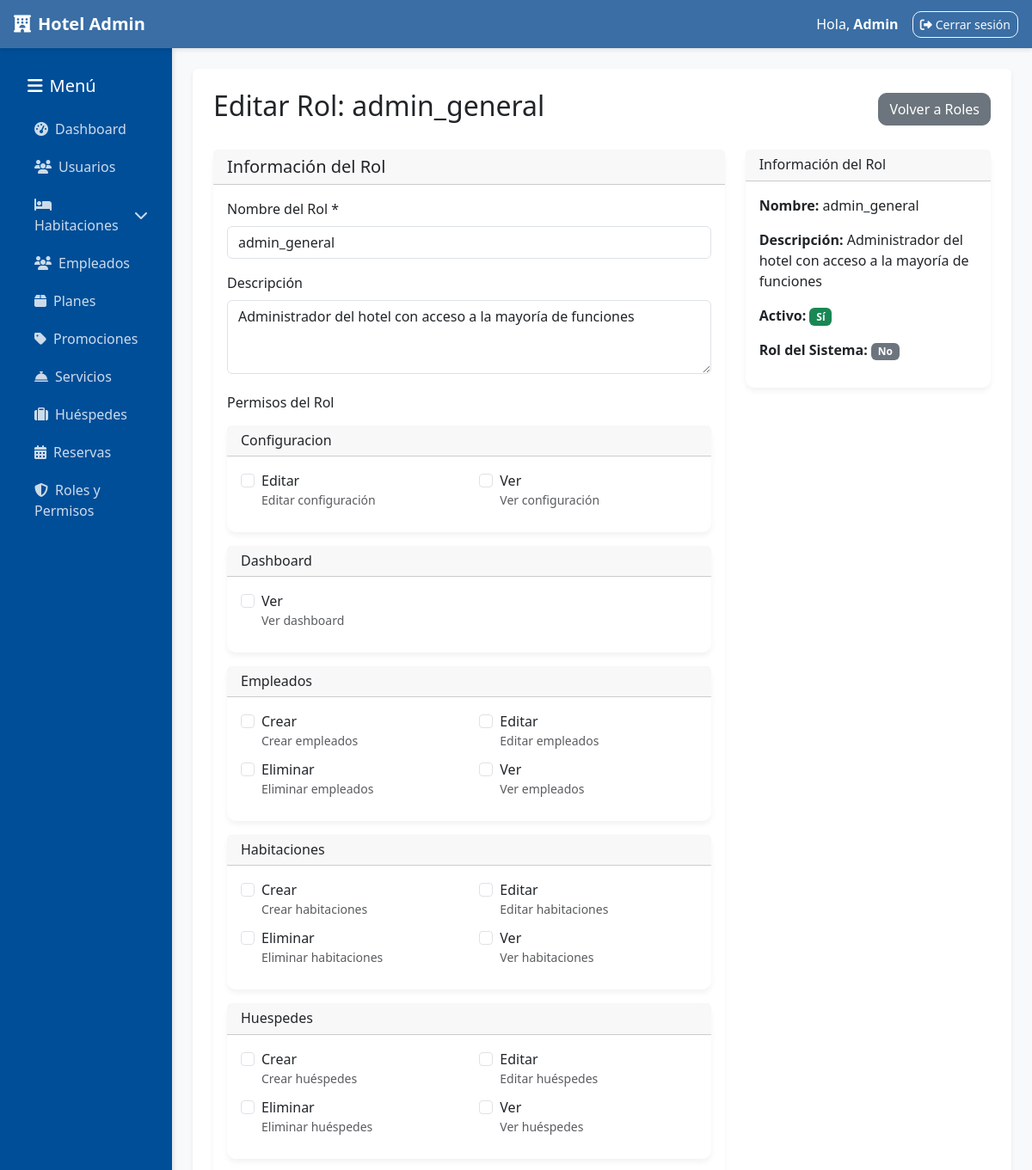
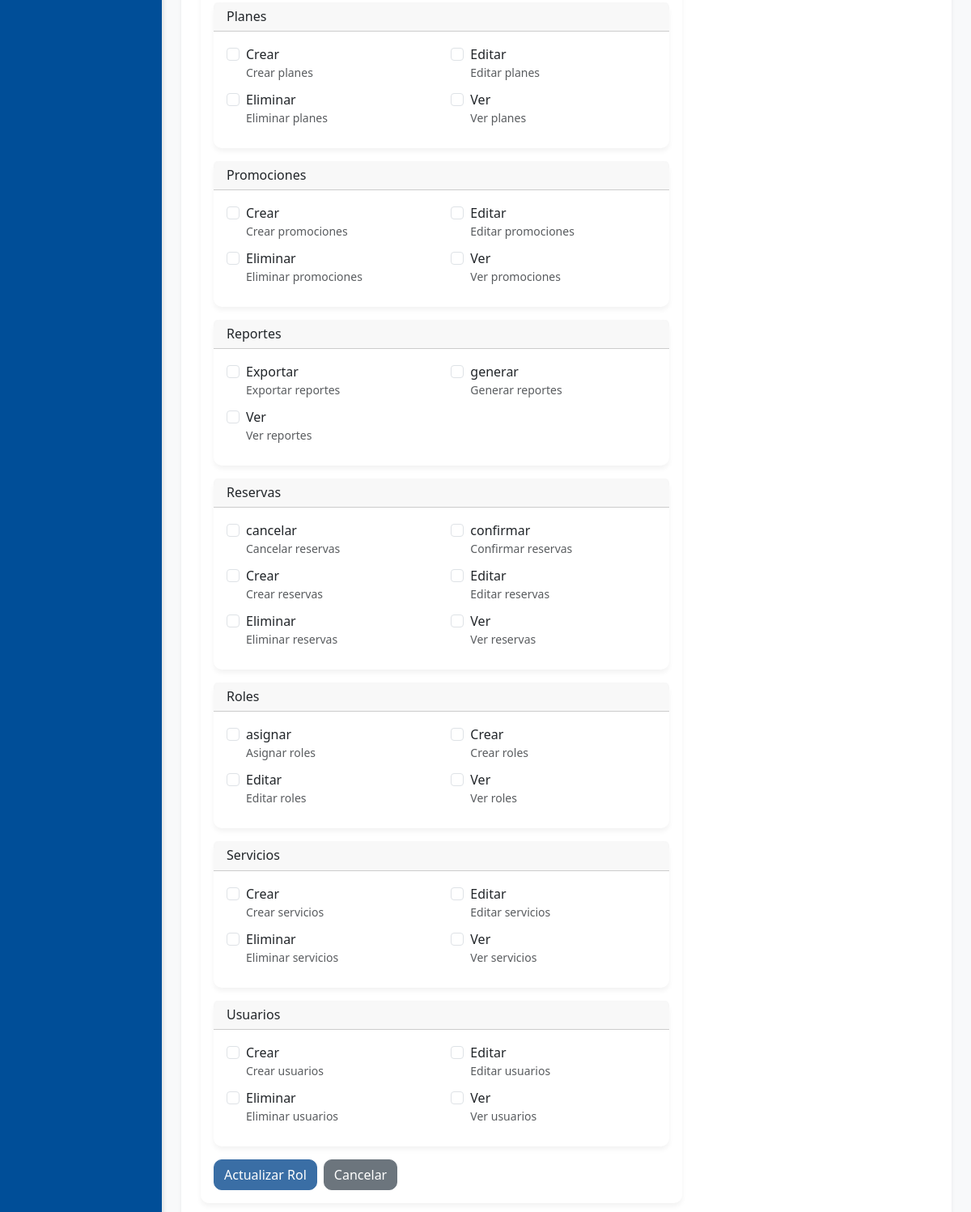
Page /administracion/roles/editar/2/ (signed in) on the committed database (2 pictures, top to bottom).
### administracion/models.py (models this page shows, shortened)
class Rol(models.Model):
    ROLES_CHOICES = [
        ('super_admin', 'Super Administrador'),
        ('admin_general', 'Administrador General'),
        ('admin_habitaciones', 'Administrador de Habitaciones'),
        ('admin_empleados', 'Administrador de Empleados'),
        ('admin_servicios', 'Administrador de Servicios'),
        ('admin_huespedes', 'Administrador de Huéspedes'),
        ('admin_reservas', 'Administrador de Reservas'),
        ('recepcionista', 'Recepcionista'),
        ('solo_lectura', 'Solo Lectura'),
    ]
    nombre = models.CharField(max_length=50, choices=ROLES_CHOICES, unique=True)
    descripcion = models.TextField(blank=True)
    activo = models.BooleanField(default=True)
    class Meta:
        ordering = ['nombre']
        verbose_name = 'Rol'
        verbose_name_plural = 'Roles'

class Permiso(models.Model):
    MODULOS_CHOICES = [
        ('empleados', 'Empleados'),
        ('habitaciones', 'Habitaciones'),
        ('planes', 'Planes'),
        ('promociones', 'Promociones'),
        ('servicios', 'Servicios'),
        ('huespedes', 'Huéspedes'),
        ('reservas', 'Reservas'),
        ('usuarios', 'Usuarios'),
        ('dashboard', 'Dashboard'),
    ]
    ACCIONES_CHOICES = [
        ('ver', 'Ver'),
        ('crear', 'Crear'),
        ('editar', 'Editar'),
        ('eliminar', 'Eliminar'),
        ('exportar', 'Exportar'),
        ('aprobar', 'Aprobar'),
    ]
    modulo = models.CharField(max_length=50, choices=MODULOS_CHOICES)
    accion = models.CharField(max_length=50, choices=ACCIONES_CHOICES)
    descripcion = models.TextField(blank=True)
    class Meta:
        unique_together = ['modulo', 'accion']
        ordering = ['modulo', 'accion']
        verbose_name = 'Permiso'
        verbose_name_plural = 'Permisos'

### administracion/views.py (the view, shortened to what this page needs)
# urls.py: path('roles/editar/<int:pk>/', views.roles_edit, name='roles_edit'),
@requiere_staff_y_permiso('roles', 'editar')
def roles_edit(request, pk):
    try:
        rol = Rol.objects.get(pk=pk)
    except Rol.DoesNotExist:
        messages.error(request, "El rol no existe.")
        return redirect('administracion:roles_list')
    if not rol.activo:
        messages.error(request, "No se pueden editar roles inactivos.")
        return redirect('administracion:roles_list')
    permisos = Permiso.objects.all().order_by('modulo', 'accion')
    permisos_por_modulo = {}
    permisos_asignados = set(rol.permisos.values_list('id', flat=True))
    for permiso in permisos:
        if permiso.modulo not in permisos_por_modulo:
            permisos_por_modulo[permiso.modulo] = []
        permisos_por_modulo[permiso.modulo].append(permiso)
    context = {
        'rol': rol,
        'permisos_por_modulo': permisos_por_modulo,
        'permisos_asignados': permisos_asignados,
    }
    return render(request, 'administracion/roles_edit.html', context)

### administracion/permissions.py (called while the page is built, shortened)
def usuario_tiene_permiso(usuario, modulo, accion):
    if not usuario.is_authenticated:
        return False
    if usuario.is_superuser:
        return True

def obtener_roles_usuario(usuario):
    if not usuario.is_authenticated:
        return []
    return UsuarioRol.objects.filter(
        usuario=usuario,
        activo=True,
        rol__activo=True
    ).select_related('rol')

def es_super_admin(usuario):
    if not usuario.is_authenticated:
        return False
    if usuario.is_superuser:
        return True

def obtener_permisos_usuario(usuario):
    if not usuario.is_authenticated:
        return {}
    if usuario.is_superuser:
        from .models import Permiso
        permisos = Permiso.objects.all()
        permisos_dict = {}
        for permiso in permisos:
            if permiso.modulo not in permisos_dict:
                permisos_dict[permiso.modulo] = []
            permisos_dict[permiso.modulo].append(permiso.accion)
        return permisos_dict

def permisos_context(request):
    if request.user.is_authenticated:
        permisos_raw = obtener_permisos_usuario(request.user)
        return {
            'user_permissions': permisos_raw,
            'permisos': convertir_permisos_para_template(permisos_raw),
            'user_roles': [ur.rol for ur in obtener_roles_usuario(request.user)],
            'is_super_admin': es_super_admin(request.user),
        }
    return {}

### administracion/templates/administracion/roles_edit.html (shortened to what this page needs)
{% extends 'administracion/base_admin.html' %}
{% block content %}
<div class="d-flex justify-content-between align-items-center mb-4">
    <h2>Editar Rol: {{ rol.nombre }}</h2>
    <a href="{% url 'administracion:roles_list' %}" class="btn btn-secondary">Volver a Roles</a>
</div>
<div class="row">
    <div class="col-md-8">
        <div class="card">
            <div class="card-header">
                <h5 class="mb-0">Información del Rol</h5>
            </div>
            <div class="card-body">
                <form method="post">
                    <div class="mb-3">
                        <label for="nombre" class="form-label">Nombre del Rol *</label>
                        <input type="text" class="form-control" id="nombre" name="nombre"
                               value="{{ rol.nombre }}" required maxlength="50">
                    </div>
                    <div class="mb-3">
                        <label for="descripcion" class="form-label">Descripción</label>
                        <textarea class="form-control" id="descripcion" name="descripcion"
                                  rows="3" maxlength="200">{{ rol.descripcion }}</textarea>
                    </div>
                    <h6 class="mt-4 mb-3">Permisos del Rol</h6>
                    {% for modulo, permisos in permisos_por_modulo.items %}
                    <div class="card mb-3">
                        <div class="card-header">
                            <h6 class="mb-0">{{ modulo|title }}</h6>
                        </div>
                        <div class="card-body">
                            <div class="row">
                                {% for permiso in permisos %}
                                <div class="col-md-6 mb-2">
                                    <div class="form-check">
                                        <input class="form-check-input" type="checkbox"
                                               name="permisos" value="{{ permiso.id }}"
                                               id="permiso_{{ permiso.id }}"
                                               {% if permiso.id in permisos_asignados %}checked{% endif %}>
                                        <label class="form-check-label" for="permiso_{{ permiso.id }}">
                                            {{ permiso.get_accion_display }}
                                            {% if permiso.descripcion %}
                                            <small class="text-muted d-block">{{ permiso.descripcion }}</small>
                                            {% endif %}
                                        </label>
                                    </div>
                                </div>
                                {% endfor %}
                            </div>
                        </div>
                    </div>
                    {% endfor %}
                    <div class="d-flex gap-2">
                        <button type="submit" class="btn btn-primary">Actualizar Rol</button>
                        <a href="{% url 'administracion:roles_list' %}" class="btn btn-secondary">Cancelar</a>
                    </div>
                </form>
            </div>
        </div>
    </div>
    <div class="col-md-4">
        <div class="card">
            <div class="card-header">
                <h6 class="mb-0">Información del Rol</h6>
            </div>
            <div class="card-body">
                <p><strong>Nombre:</strong> {{ rol.nombre }}</p>
                <p><strong>Descripción:</strong> {{ rol.descripcion|default:"Sin descripción" }}</p>
                <p><strong>Activo:</strong>
                    {% if rol.activo %}
                        <span class="badge bg-success">Sí</span>
                    {% else %}
                        <span class="badge bg-danger">No</span>
                    {% endif %}
                </p>
                <p><strong>Rol del Sistema:</strong>
                    {% if rol.es_sistema %}
                        <span class="badge bg-info">Sí</span>
                    {% else %}
                        <span class="badge bg-secondary">No</span>
                    {% endif %}
                </p>
            </div>
        </div>
    </div>
</div>
{% endblock %}

### administracion/templates/administracion/base_admin.html (shortened to what this page needs)
{% load static %}
<!DOCTYPE html>
<html lang="es">
<head>
  <link href="https://cdn.jsdelivr.net/npm/bootstrap@5.3.3/dist/css/bootstrap.min.css" rel="stylesheet">
  <link rel="stylesheet" href="https://cdnjs.cloudflare.com/ajax/libs/font-awesome/6.4.0/css/all.min.css">
  <link rel="stylesheet" href="{% static 'css/admin.css' %}">
</head>
<body>
  <nav class="navbar navbar-expand-lg navbar-dark px-3">
    <a class="navbar-brand fw-bold" href="{% url 'administracion:dashboard' %}">
      <i class="fas fa-hotel me-2"></i>Hotel Admin
    </a>
    <div class="ms-auto d-flex align-items-center">
      <span class="text-white me-3">Hola, <b>{{ user.username|title }}</b></span>
      <a href="{% url 'administracion:admin_logout' %}" class="btn btn-outline-light btn-sm">
        <i class="fas fa-sign-out-alt me-1"></i>Cerrar sesión
      </a>
    </div>
  </nav>
  <div class="container-fluid">
    <div class="row">
      <aside class="col-12 col-md-3 col-lg-2 sidebar">
        <h5 class="text-white mb-3 mt-3 ps-3">
          <i class="fas fa-bars me-2"></i>Menú
        </h5>
        <ul class="nav flex-column ps-2">
          <li class="nav-item">
            <a class="nav-link ps-3" href="{% url 'administracion:dashboard' %}">
              <i class="fas fa-tachometer-alt me-2"></i>Dashboard
            </a>
          </li>
          {% if permisos.usuarios.ver %}
          <li class="nav-item">
            <a class="nav-link ps-3" href="{% url 'administracion:usuarios_list' %}">
              <i class="fas fa-users me-2"></i>Usuarios
            </a>
          </li>
          {% endif %}
          {% if permisos.habitaciones.ver %}
          <li class="nav-item">
            <a class="nav-link d-flex justify-content-between align-items-center ps-3"
               data-bs-toggle="collapse" href="#habitacionesSubmenu">
              <span><i class="fas fa-bed me-2"></i>Habitaciones</span>
              <i class="fas fa-chevron-down"></i>
            </a>
          </li>
          {% endif %}
          {% if permisos.empleados.ver %}
          <li class="nav-item">
            <a class="nav-link ps-3" href="{% url 'administracion:empleados_list' %}">
              <i class="fas fa-users me-2"></i>Empleados
            </a>
          </li>
          {% endif %}
          {% if permisos.planes.ver %}
          <li class="nav-item">
            <a class="nav-link ps-3" href="{% url 'administracion:planes_list' %}">
              <i class="fas fa-box me-2"></i>Planes
            </a>
          </li>
          {% endif %}
          {% if permisos.promociones.ver %}
          <li class="nav-item">
            <a class="nav-link ps-3" href="{% url 'administracion:promociones_list' %}">
              <i class="fas fa-tag me-2"></i>Promociones
            </a>
          </li>
          {% endif %}
          {% if permisos.servicios.ver %}
          <li class="nav-item">
            <a class="nav-link ps-3" href="{% url 'administracion:servicios_list' %}">
              <i class="fas fa-concierge-bell me-2"></i>Servicios
            </a>
          </li>
          {% endif %}
          {% if permisos.huespedes.ver %}
          <li class="nav-item">
            <a class="nav-link ps-3" href="{% url 'administracion:huespedes_list' %}">
              <i class="fas fa-suitcase me-2"></i>Huéspedes
            </a>
          </li>
          {% endif %}
          {% if permisos.reservas.ver %}
          <li class="nav-item">
            <a class="nav-link ps-3" href="{% url 'administracion:ver_reservas' %}">
              <i class="fas fa-calendar-alt me-2"></i>Reservas
            </a>
          </li>
          {% endif %}
          {% if permisos.roles.ver %}
          <li class="nav-item">
            <a class="nav-link ps-3" href="{% url 'administracion:roles_list' %}">
              <i class="fas fa-shield-alt me-2"></i>Roles y Permisos
            </a>
          </li>
          {% endif %}
        </ul>
      </aside>
      <main class="col-12 col-md-9 col-lg-10 p-4">
        <div class="content-wrapper bg-white p-4 rounded shadow-sm mb-4">
          {% block content %}{% endblock %}
        </div>
      </main>
    </div>
  </div>
</body>
</html>

### administracion/static/css/admin.css (style rules this page uses)
body { font-family: 'Segoe UI', system-ui, -apple-system, Roboto, Arial, sans-serif; }
.sidebar { background-color: #003d33; min-height: calc(100vh - 56px); padding: 16px; }
.sidebar .nav-link { color: #f5f5dc; margin-bottom: 8px; border-radius: 10px; padding: 8px 12px; }
.btn { border-radius: 10px; }

### administracion/templates/administracion/base_admin.html (style rules this page uses)
:root { --primary-color: #3a6ea5; --secondary-color: #004e98; --accent-color: #ff9505; --light-bg: #f8f9fa; --dark-bg: #343a40; }
body { background-color: var(--light-bg); font-family: 'Segoe UI', Tahoma, Geneva, Verdana, sans-serif; }
.sidebar { background-color: var(--secondary-color); min-height: calc(100vh - 56px); box-shadow: 2px 0 5px rgba(0,0,0,0.1); padding-top: 1rem; }
.sidebar .nav-link { color: rgba(255,255,255,0.8); border-radius: 5px; margin: 2px 0; transition: all 0.3s; }
.navbar { background-color: var(--primary-color) !important; box-shadow: 0 2px 5px rgba(0,0,0,0.1); }
.card { border: none; border-radius: 10px; box-shadow: 0 4px 6px rgba(0,0,0,0.05); transition: transform 0.3s; }
.btn-primary { background-color: var(--primary-color); border-color: var(--primary-color); }

### rows in the picture
Rol: nombre "admin_general", descripcion "Administrador del hotel con acceso a la mayoría de funciones"
Permiso: modulo "Configuracion", accion "Editar", descripcion "Editar configuración"
Permiso: accion "Ver", descripcion "Ver configuración"
Permiso: modulo "Dashboard", accion "Ver", descripcion "Ver dashboard"
Permiso: modulo "Empleados", accion "Crear", descripcion "Crear empleados"
Permiso: accion "Editar", descripcion "Editar empleados"
Permiso: accion "Eliminar", descripcion "Eliminar empleados"
Permiso: accion "Ver", descripcion "Ver empleados"
Permiso: modulo "Habitaciones", accion "Crear", descripcion "Crear habitaciones"
Permiso: accion "Editar", descripcion "Editar habitaciones"
Permiso: accion "Eliminar", descripcion "Eliminar habitaciones"
Permiso: accion "Ver", descripcion "Ver habitaciones"
Permiso: modulo "Huespedes", accion "Crear", descripcion "Crear huéspedes"
Permiso: accion "Editar", descripcion "Editar huéspedes"
Permiso: accion "Eliminar", descripcion "Eliminar huéspedes"
Permiso: accion "Ver", descripcion "Ver huéspedes"
Permiso: modulo "Planes", accion "Crear", descripcion "Crear planes"
Permiso: accion "Editar", descripcion "Editar planes"
Permiso: accion "Eliminar", descripcion "Eliminar planes"
Permiso: accion "Ver", descripcion "Ver planes"
Permiso: modulo "Promociones", accion "Crear", descripcion "Crear promociones"
Permiso: accion "Editar", descripcion "Editar promociones"
Permiso: accion "Eliminar", descripcion "Eliminar promociones"
Permiso: accion "Ver", descripcion "Ver promociones"
Permiso: modulo "Reportes", accion "Exportar", descripcion "Exportar reportes"
Permiso: accion "generar", descripcion "Generar reportes"
Permiso: accion "Ver", descripcion "Ver reportes"
Permiso: modulo "Reservas", accion "cancelar", descripcion "Cancelar reservas"
Permiso: accion "confirmar", descripcion "Confirmar reservas"
Permiso: accion "Crear", descripcion "Crear reservas"
Permiso: accion "Editar", descripcion "Editar reservas"
Permiso: accion "Eliminar", descripcion "Eliminar reservas"
Permiso: accion "Ver", descripcion "Ver reservas"
Permiso: modulo "Roles", accion "asignar", descripcion "Asignar roles"
Permiso: accion "Crear", descripcion "Crear roles"
Permiso: accion "Editar", descripcion "Editar roles"
Permiso: accion "Ver", descripcion "Ver roles"
Permiso: modulo "Servicios", accion "Crear", descripcion "Crear servicios"
Permiso: accion "Editar", descripcion "Editar servicios"
Permiso: accion "Eliminar", descripcion "Eliminar servicios"
Permiso: accion "Ver", descripcion "Ver servicios"
Permiso: modulo "Usuarios", accion "Crear", descripcion "Crear usuarios"
Permiso: accion "Editar", descripcion "Editar usuarios"
Permiso: accion "Eliminar", descripcion "Eliminar usuarios"
Permiso: accion "Ver", descripcion "Ver usuarios"

### other values in the picture
{{ user.username|title }} "Admin"
